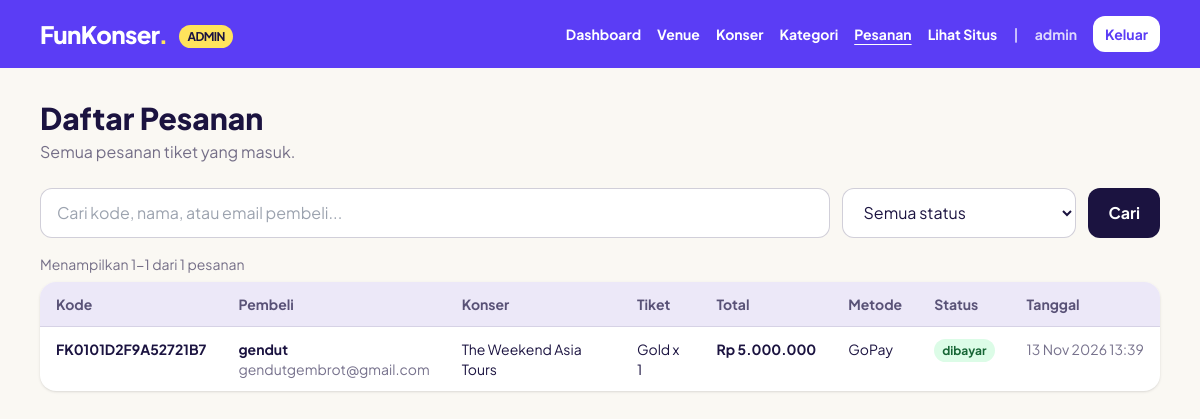
Page /admin/pesanan.php (signed in) on the committed database.
### tables this page shows
CREATE TABLE `pesanan` (
  `id` int(11) NOT NULL,
  `kode_pesanan` varchar(20) NOT NULL,
  `user_id` int(11) NOT NULL,
  `total_harga` int(11) NOT NULL,
  `status` enum('menunggu_pembayaran','dibayar','dibatalkan','kedaluwarsa') DEFAULT 'menunggu_pembayaran',
  `created_at` timestamp NULL DEFAULT current_timestamp()
);

CREATE TABLE `users` (
  `id` int(11) NOT NULL,
  `nama` varchar(100) NOT NULL,
  `email` varchar(100) NOT NULL,
  `password` varchar(255) NOT NULL,
  `no_hp` varchar(20) DEFAULT NULL,
  `role` enum('user','admin') NOT NULL DEFAULT 'user',
  `created_at` timestamp NULL DEFAULT current_timestamp()
);

### admin/pesanan.php (the view, shortened to what this page needs)
<?php
require_once __DIR__ . "/../src/koneksi.php";
function e($t) { return htmlspecialchars((string) $t, ENT_QUOTES, "UTF-8"); }
function rupiah($a) { return "Rp " . number_format((int) $a, 0, ",", "."); }
$q  = trim($_GET["q"] ?? "");
$where = " WHERE 1 = 1";
$tipe  = "";
$param = [];
$hitung = $conn->prepare("SELECT COUNT(*) AS total FROM pesanan p JOIN users u ON u.id = p.user_id" . $where);
$hitung->execute();
$total = (int) $hitung->get_result()->fetch_assoc()["total"];
$totalHal = max(1, (int) ceil($total / PER_HALAMAN));
$halaman  = min(max(1, (int) ($_GET["hal"] ?? 1)), $totalHal);
$offset   = ($halaman - 1) * PER_HALAMAN;
$sql = "SELECT p.id, p.kode_pesanan, p.total_harga, p.status, p.created_at,
               u.nama, u.email,
               GROUP_CONCAT(DISTINCT k.judul SEPARATOR ', ') AS konser,
               GROUP_CONCAT(CONCAT(kt.nama, ' x ', d.jumlah) SEPARATOR ', ') AS tiket,
               (SELECT pb.metode FROM pembayaran pb
                 WHERE pb.pesanan_id = p.id ORDER BY pb.id DESC LIMIT 1) AS metode
          FROM pesanan p
          JOIN users u ON u.id = p.user_id
          LEFT JOIN detail_pesanan d ON d.pesanan_id = p.id
          LEFT JOIN kategori_tiket kt ON kt.id = d.kategori_tiket_id
          LEFT JOIN konser k ON k.id = kt.konser_id"
     . $where .
     " GROUP BY p.id, p.kode_pesanan, p.total_harga, p.status, p.created_at, u.nama, u.email
       ORDER BY p.created_at DESC, p.id DESC
       LIMIT ? OFFSET ?";
$tipeList  = $tipe . "ii";
$paramList = array_merge($param, [PER_HALAMAN, $offset]);
$stmt = $conn->prepare($sql);
$stmt->bind_param($tipeList, ...$paramList);
$stmt->execute();
$daftar = $stmt->get_result();
$badge = [
    "menunggu_pembayaran" => "bg-yellow-100 text-yellow-800",
    "dibayar"             => "bg-green-100 text-green-800",
    "dibatalkan"          => "bg-red-100 text-red-800",
    "kedaluwarsa"         => "bg-gray-200 text-gray-700",
];
$dari   = $total === 0 ? 0 : $offset + 1;
$sampai = min($offset + PER_HALAMAN, $total);
?>
<!DOCTYPE html>
<html lang="id">
<head>
    <script src="https://cdn.tailwindcss.com/3.4.17"></script>
</head>
<body class="min-h-screen bg-paper font-sans text-ink antialiased">
    <header class="bg-violet text-white">
        <div class="max-w-6xl mx-auto px-4 py-4 flex flex-wrap items-center justify-between gap-3">
            <a href="/admin/index.php" class="text-2xl font-extrabold tracking-tight">
                FunKonser<span class="text-lemon">.</span>
                <span class="ml-2 text-xs font-bold bg-lemon text-ink rounded-full px-2 py-1 align-middle">ADMIN</span>
            </a>
            <nav class="flex flex-wrap items-center gap-4 text-sm font-bold">
                <a href="/admin/index.php" class="hover:underline">Dashboard</a>
                <a href="/admin/venue.php" class="hover:underline">Venue</a>
                <a href="/admin/konser.php" class="hover:underline">Konser</a>
                <a href="/admin/kategori.php" class="hover:underline">Kategori</a>
                <a href="/admin/pesanan.php" class="underline underline-offset-4">Pesanan</a>
                <a href="/index.php" class="hover:underline">Lihat Situs</a>
                <span class="hidden md:inline text-white/70">|</span>
                <span class="text-white/80"><?= e($_SESSION["nama"] ?? "Admin") ?></span>
                <a href="/src/logout.php" class="bg-white text-violet rounded-xl px-3 py-2 hover:brightness-95">Keluar</a>
            </nav>
        </div>
    </header>
    <main class="max-w-6xl mx-auto px-4 py-8">
        <h1 class="text-2xl md:text-3xl font-extrabold">Daftar Pesanan</h1>
        <p class="text-ink/60 mt-1">Semua pesanan tiket yang masuk.</p>
        <form method="get" action="/admin/pesanan.php" class="mt-6 flex flex-wrap gap-3">
            <input type="text" name="q" value="<?= e($q) ?>" placeholder="Cari kode, nama, atau email pembeli..."
                   class="flex-1 min-w-[220px] border border-ink/20 rounded-xl px-4 py-3 outline-none focus:border-violet">
            <select name="status" class="border border-ink/20 rounded-xl px-4 py-3 bg-white">
                <option value="">Semua status</option>
            </select>
            <button type="submit" class="bg-ink text-white font-bold px-5 py-3 rounded-xl hover:brightness-125">Cari</button>
        </form>
        <p class="mt-4 text-sm text-ink/60">
            Menampilkan <?= $dari ?>-<?= $sampai ?> dari <?= $total ?> pesanan
        </p>
        <div class="mt-2 bg-white rounded-2xl shadow overflow-x-auto">
            <table class="w-full text-sm text-left">
                <thead class="bg-mist text-ink/70">
                    <tr>
                        <th class="px-4 py-3 font-bold">Kode</th>
                        <th class="px-4 py-3 font-bold">Pembeli</th>
                        <th class="px-4 py-3 font-bold">Konser</th>
                        <th class="px-4 py-3 font-bold">Tiket</th>
                        <th class="px-4 py-3 font-bold">Total</th>
                        <th class="px-4 py-3 font-bold">Metode</th>
                        <th class="px-4 py-3 font-bold">Status</th>
                        <th class="px-4 py-3 font-bold">Tanggal</th>
                    </tr>
                </thead>
                <tbody>
                    <?php while ($p = $daftar->fetch_assoc()): ?>
                        <tr class="border-t border-ink/10 align-top">
                            <td class="px-4 py-3 font-bold whitespace-nowrap"><?= e($p["kode_pesanan"]) ?></td>
                            <td class="px-4 py-3">
                                <p class="font-bold"><?= e($p["nama"]) ?></p>
                                <p class="text-ink/60"><?= e($p["email"]) ?></p>
                            </td>
                            <td class="px-4 py-3 max-w-[14rem]"><?= e($p["konser"] ?: "-") ?></td>
                            <td class="px-4 py-3 max-w-[14rem]"><?= e($p["tiket"] ?: "-") ?></td>
                            <td class="px-4 py-3 font-bold whitespace-nowrap"><?= rupiah($p["total_harga"]) ?></td>
                            <td class="px-4 py-3"><?= e($p["metode"] ?: "-") ?></td>
                            <td class="px-4 py-3">
                                <span class="px-2 py-1 rounded-full text-xs font-bold whitespace-nowrap <?= $badge[$p["status"]] ?? "bg-gray-100" ?>">
                                    <?= e(str_replace("_", " ", $p["status"])) ?>
                                </span>
                            </td>
                            <td class="px-4 py-3 text-ink/60 whitespace-nowrap"><?= e(date("d M Y H:i", strtotime($p["created_at"]))) ?></td>
                        </tr>
                    <?php endwhile; ?>
                </tbody>
            </table>
        </div>
    </main>
</body>
</html>

### rows in the picture
pesanan: kode_pesanan "FK0101D2F9A52721B7", user.nama "gendut", user.email "gendutgembrot@gmail.com", konser "The Weekend Asia Tours", tiket "Gold x 1", total_harga "Rp 5.000.000", metode "GoPay", status "dibayar", created_at "13 Nov 2026 13:39"

### other values in the picture
$_SESSION["nama"] "admin"
$dari "1"
$sampai "1"
$total "1"
